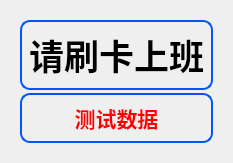
       <widget class="QWidget" name="page_4">
        <layout class="QVBoxLayout" name="verticalLayout_8">
         <item>
          <widget class="QWidget" name="w" native="true">
           <property name="styleSheet">
            <string notr="true"/>
           </property>
           <layout class="QVBoxLayout" name="verticalLayout_7" stretch="4,1">
            <property name="spacing">
             <number>3</number>
            </property>
            <item>
             <widget class="QWidget" name="verticalWidget_2" native="true">
              <property name="styleSheet">
               <string notr="true">#verticalWidget_2{
          border:2px solid;
		  border-color: rgb(0, 85, 255);
		  border-radius:10px;
 }</string>
              </property>
              <layout class="QVBoxLayout" name="verticalLayout_21">
               <item>
                <widget class="QLabel" name="label_5">
                 <property name="font">
                  <font>
                   <family>微软雅黑</family>
                   <pointsize>26</pointsize>
                   <weight>75</weight>
                   <bold>true</bold>
                  </font>
                 </property>
                 <property name="text">
                  <string>请刷卡上班</string>
                 </property>
                 <property name="alignment">
                  <set>Qt::AlignCenter</set>
                 </property>
                </widget>
               </item>
              </layout>
             </widget>
            </item>
            <item>
             <widget class="QWidget" name="verticalWidget_3" native="true">
              <property name="styleSheet">
               <string notr="true">#verticalWidget_3{
          border:2px solid;
		  border-color: rgb(0, 85, 255);
		  border-radius:10px;
		  color: rgb(255, 0, 0);
	 }</string>
              </property>
              <layout class="QVBoxLayout" name="verticalLayout_22">
               <item>
                <widget class="QLabel" name="label_2">
                 <property name="font">
                  <font>
                   <pointsize>16</pointsize>
                   <weight>75</weight>
                   <bold>true</bold>
                  </font>
                 </property>
                 <property name="styleSheet">
                  <string notr="true">color: rgb(255, 0, 0);</string>
                 </property>
                 <property name="text">
                  <string>测试数据</string>
                 </property>
                 <property name="alignment">
                  <set>Qt::AlignCenter</set>
                 </property>
                </widget>
               </item>
              </layout>
             </widget>
            </item>
           </layout>
          </widget>
         </item>
        </layout>
       </widget>
